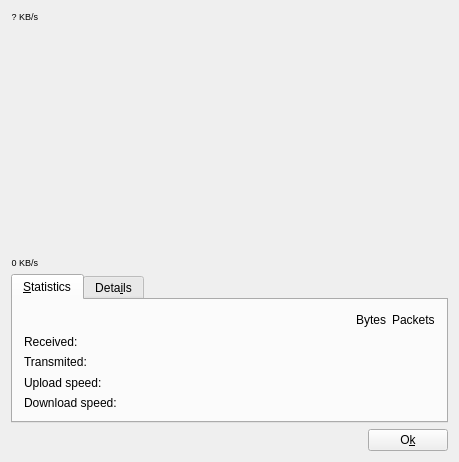
<?xml version="1.0" encoding="UTF-8"?>
<ui version="4.0">
 <class>StatisticsBase</class>
 <widget class="QDialog" name="StatisticsBase">
  <property name="geometry">
   <rect>
    <x>0</x>
    <y>0</y>
    <width>459</width>
    <height>462</height>
   </rect>
  </property>
  <property name="sizePolicy">
   <sizepolicy hsizetype="Preferred" vsizetype="Preferred">
    <horstretch>0</horstretch>
    <verstretch>0</verstretch>
   </sizepolicy>
  </property>
  <property name="windowTitle">
   <string>QNetStats</string>
  </property>
  <layout class="QGridLayout" name="gridLayout_3">
   <item row="0" column="0">
    <layout class="QGridLayout" name="gridLayout_2">
     <property name="spacing">
      <number>6</number>
     </property>
     <item row="1" column="0">
      <widget class="QLabel" name="mMaxSpeed">
       <property name="font">
        <font>
         <pointsize>7</pointsize>
        </font>
       </property>
       <property name="text">
        <string>? KB/s</string>
       </property>
       <property name="alignment">
        <set>Qt::AlignRight|Qt::AlignTrailing|Qt::AlignVCenter</set>
       </property>
       <property name="wordWrap">
        <bool>false</bool>
       </property>
      </widget>
     </item>
     <item row="1" column="1" rowspan="3">
      <widget class="QWidget" name="mChartHolder" native="true">
       <property name="sizePolicy">
        <sizepolicy hsizetype="Expanding" vsizetype="Expanding">
         <horstretch>0</horstretch>
         <verstretch>0</verstretch>
        </sizepolicy>
       </property>
       <property name="minimumSize">
        <size>
         <width>0</width>
         <height>0</height>
        </size>
       </property>
       <layout class="QHBoxLayout" name="horizontalLayout_2">
        <property name="spacing">
         <number>0</number>
        </property>
        <property name="leftMargin">
         <number>0</number>
        </property>
        <property name="topMargin">
         <number>0</number>
        </property>
        <property name="rightMargin">
         <number>0</number>
        </property>
        <property name="bottomMargin">
         <number>0</number>
        </property>
        <item>
         <layout class="QHBoxLayout" name="mChart">
          <property name="spacing">
           <number>0</number>
          </property>
         </layout>
        </item>
       </layout>
      </widget>
     </item>
     <item row="3" column="0">
      <widget class="QLabel" name="textLabel2_3">
       <property name="font">
        <font>
         <pointsize>7</pointsize>
        </font>
       </property>
       <property name="text">
        <string>0 KB/s</string>
       </property>
       <property name="alignment">
        <set>Qt::AlignRight|Qt::AlignTrailing|Qt::AlignVCenter</set>
       </property>
       <property name="wordWrap">
        <bool>false</bool>
       </property>
      </widget>
     </item>
     <item row="2" column="0">
      <spacer name="spacer4_2">
       <property name="orientation">
        <enum>Qt::Vertical</enum>
       </property>
       <property name="sizeType">
        <enum>QSizePolicy::Expanding</enum>
       </property>
       <property name="sizeHint" stdset="0">
        <size>
         <width>20</width>
         <height>326</height>
        </size>
       </property>
      </spacer>
     </item>
    </layout>
   </item>
   <item row="2" column="0">
    <layout class="QHBoxLayout">
     <item>
      <spacer name="spacer2">
       <property name="orientation">
        <enum>Qt::Horizontal</enum>
       </property>
       <property name="sizeType">
        <enum>QSizePolicy::Expanding</enum>
       </property>
       <property name="sizeHint" stdset="0">
        <size>
         <width>91</width>
         <height>20</height>
        </size>
       </property>
      </spacer>
     </item>
     <item>
      <widget class="QPushButton" name="mOk">
       <property name="sizePolicy">
        <sizepolicy hsizetype="Minimum" vsizetype="Maximum">
         <horstretch>0</horstretch>
         <verstretch>0</verstretch>
        </sizepolicy>
       </property>
       <property name="text">
        <string>O&amp;k</string>
       </property>
       <property name="autoDefault">
        <bool>false</bool>
       </property>
      </widget>
     </item>
    </layout>
   </item>
   <item row="1" column="0">
    <widget class="QTabWidget" name="tabWidget">
     <property name="sizePolicy">
      <sizepolicy hsizetype="Expanding" vsizetype="Maximum">
       <horstretch>0</horstretch>
       <verstretch>0</verstretch>
      </sizepolicy>
     </property>
     <property name="currentIndex">
      <number>0</number>
     </property>
     <widget class="QWidget" name="tab_2">
      <property name="sizePolicy">
       <sizepolicy hsizetype="Preferred" vsizetype="Preferred">
        <horstretch>0</horstretch>
        <verstretch>0</verstretch>
       </sizepolicy>
      </property>
      <attribute name="title">
       <string>&amp;Statistics</string>
      </attribute>
      <layout class="QGridLayout">
       <item row="2" column="1">
        <widget class="QLabel" name="mBTx">
         <property name="alignment">
          <set>Qt::AlignRight|Qt::AlignTrailing|Qt::AlignVCenter</set>
         </property>
         <property name="wordWrap">
          <bool>false</bool>
         </property>
        </widget>
       </item>
       <item row="4" column="0">
        <widget class="QLabel" name="mLabel6">
         <property name="text">
          <string>Download speed:</string>
         </property>
         <property name="wordWrap">
          <bool>false</bool>
         </property>
        </widget>
       </item>
       <item row="3" column="2">
        <widget class="QLabel" name="mPktSpeedTx">
         <property name="alignment">
          <set>Qt::AlignRight|Qt::AlignTrailing|Qt::AlignVCenter</set>
         </property>
         <property name="wordWrap">
          <bool>false</bool>
         </property>
        </widget>
       </item>
       <item row="2" column="2">
        <widget class="QLabel" name="mPTx">
         <property name="alignment">
          <set>Qt::AlignRight|Qt::AlignTrailing|Qt::AlignVCenter</set>
         </property>
         <property name="wordWrap">
          <bool>false</bool>
         </property>
        </widget>
       </item>
       <item row="4" column="1">
        <widget class="QLabel" name="mByteSpeedRx">
         <property name="alignment">
          <set>Qt::AlignRight|Qt::AlignTrailing|Qt::AlignVCenter</set>
         </property>
         <property name="wordWrap">
          <bool>false</bool>
         </property>
        </widget>
       </item>
       <item row="3" column="1">
        <widget class="QLabel" name="mByteSpeedTx">
         <property name="alignment">
          <set>Qt::AlignRight|Qt::AlignTrailing|Qt::AlignVCenter</set>
         </property>
         <property name="wordWrap">
          <bool>false</bool>
         </property>
        </widget>
       </item>
       <item row="4" column="2">
        <widget class="QLabel" name="mPktSpeedRx">
         <property name="alignment">
          <set>Qt::AlignRight|Qt::AlignTrailing|Qt::AlignVCenter</set>
         </property>
         <property name="wordWrap">
          <bool>false</bool>
         </property>
        </widget>
       </item>
       <item row="0" column="2">
        <widget class="QLabel" name="textLabel2">
         <property name="text">
          <string>Packets</string>
         </property>
         <property name="wordWrap">
          <bool>false</bool>
         </property>
        </widget>
       </item>
       <item row="1" column="2">
        <widget class="QLabel" name="mPRx">
         <property name="alignment">
          <set>Qt::AlignRight|Qt::AlignTrailing|Qt::AlignVCenter</set>
         </property>
         <property name="wordWrap">
          <bool>false</bool>
         </property>
        </widget>
       </item>
       <item row="1" column="1">
        <widget class="QLabel" name="mBRx">
         <property name="alignment">
          <set>Qt::AlignRight|Qt::AlignTrailing|Qt::AlignVCenter</set>
         </property>
         <property name="wordWrap">
          <bool>false</bool>
         </property>
        </widget>
       </item>
       <item row="0" column="1">
        <widget class="QLabel" name="textLabel1">
         <property name="text">
          <string>Bytes</string>
         </property>
         <property name="wordWrap">
          <bool>false</bool>
         </property>
        </widget>
       </item>
       <item row="0" column="0">
        <spacer name="spacer2_2">
         <property name="orientation">
          <enum>Qt::Horizontal</enum>
         </property>
         <property name="sizeType">
          <enum>QSizePolicy::Expanding</enum>
         </property>
         <property name="sizeHint" stdset="0">
          <size>
           <width>303</width>
           <height>17</height>
          </size>
         </property>
        </spacer>
       </item>
       <item row="2" column="0">
        <widget class="QLabel" name="mLabel2">
         <property name="text">
          <string>Transmited:</string>
         </property>
         <property name="wordWrap">
          <bool>false</bool>
         </property>
        </widget>
       </item>
       <item row="3" column="0">
        <widget class="QLabel" name="mLabel5">
         <property name="text">
          <string>Upload speed:</string>
         </property>
         <property name="wordWrap">
          <bool>false</bool>
         </property>
        </widget>
       </item>
       <item row="1" column="0">
        <widget class="QLabel" name="mLabel1">
         <property name="text">
          <string>Received:</string>
         </property>
         <property name="wordWrap">
          <bool>false</bool>
         </property>
        </widget>
       </item>
      </layout>
     </widget>
     <widget class="QWidget" name="tab">
      <property name="sizePolicy">
       <sizepolicy hsizetype="Ignored" vsizetype="Ignored">
        <horstretch>0</horstretch>
        <verstretch>0</verstretch>
       </sizepolicy>
      </property>
      <attribute name="title">
       <string>Deta&amp;ils</string>
      </attribute>
      <layout class="QGridLayout" name="detailsLayout">
       <item row="0" column="0">
        <widget class="QLabel" name="textLabel1_2">
         <property name="text">
          <string>IP:</string>
         </property>
         <property name="wordWrap">
          <bool>false</bool>
         </property>
        </widget>
       </item>
       <item row="0" column="1" rowspan="4">
        <spacer name="spacer5">
         <property name="orientation">
          <enum>Qt::Horizontal</enum>
         </property>
         <property name="sizeType">
          <enum>QSizePolicy::Expanding</enum>
         </property>
         <property name="sizeHint" stdset="0">
          <size>
           <width>51</width>
           <height>80</height>
          </size>
         </property>
        </spacer>
       </item>
       <item row="0" column="2">
        <widget class="QLabel" name="mIP">
         <property name="text">
          <string/>
         </property>
         <property name="alignment">
          <set>Qt::AlignRight|Qt::AlignTrailing|Qt::AlignVCenter</set>
         </property>
         <property name="wordWrap">
          <bool>false</bool>
         </property>
         <property name="margin">
          <number>1</number>
         </property>
        </widget>
       </item>
       <item row="1" column="0">
        <widget class="QLabel" name="textLabel2_2">
         <property name="text">
          <string>Netmask:</string>
         </property>
         <property name="wordWrap">
          <bool>false</bool>
         </property>
        </widget>
       </item>
       <item row="1" column="2">
        <widget class="QLabel" name="mNetmask">
         <property name="text">
          <string/>
         </property>
         <property name="alignment">
          <set>Qt::AlignRight|Qt::AlignTrailing|Qt::AlignVCenter</set>
         </property>
         <property name="wordWrap">
          <bool>false</bool>
         </property>
         <property name="margin">
          <number>1</number>
         </property>
        </widget>
       </item>
       <item row="2" column="0">
        <widget class="QLabel" name="textLabel3">
         <property name="text">
          <string>MAC:</string>
         </property>
         <property name="wordWrap">
          <bool>false</bool>
         </property>
        </widget>
       </item>
       <item row="2" column="2">
        <widget class="QLabel" name="mMAC">
         <property name="text">
          <string/>
         </property>
         <property name="alignment">
          <set>Qt::AlignRight|Qt::AlignTrailing|Qt::AlignVCenter</set>
         </property>
         <property name="wordWrap">
          <bool>false</bool>
         </property>
         <property name="margin">
          <number>1</number>
         </property>
        </widget>
       </item>
       <item row="3" column="0">
        <widget class="QLabel" name="textLabel7">
         <property name="text">
          <string>MTU:</string>
         </property>
         <property name="wordWrap">
          <bool>false</bool>
         </property>
        </widget>
       </item>
       <item row="3" column="2">
        <widget class="QLabel" name="mMTU">
         <property name="text">
          <string/>
         </property>
         <property name="alignment">
          <set>Qt::AlignRight|Qt::AlignTrailing|Qt::AlignVCenter</set>
         </property>
         <property name="wordWrap">
          <bool>false</bool>
         </property>
         <property name="margin">
          <number>1</number>
         </property>
        </widget>
       </item>
       <item row="4" column="0" colspan="2">
        <spacer name="spacer4">
         <property name="orientation">
          <enum>Qt::Vertical</enum>
         </property>
         <property name="sizeType">
          <enum>QSizePolicy::Expanding</enum>
         </property>
         <property name="sizeHint" stdset="0">
          <size>
           <width>200</width>
           <height>21</height>
          </size>
         </property>
        </spacer>
       </item>
      </layout>
     </widget>
    </widget>
   </item>
  </layout>
 </widget>
 <layoutdefault spacing="6" margin="11"/>
 <tabstops>
  <tabstop>tabWidget</tabstop>
  <tabstop>mOk</tabstop>
 </tabstops>
 <resources/>
 <connections/>
</ui>
